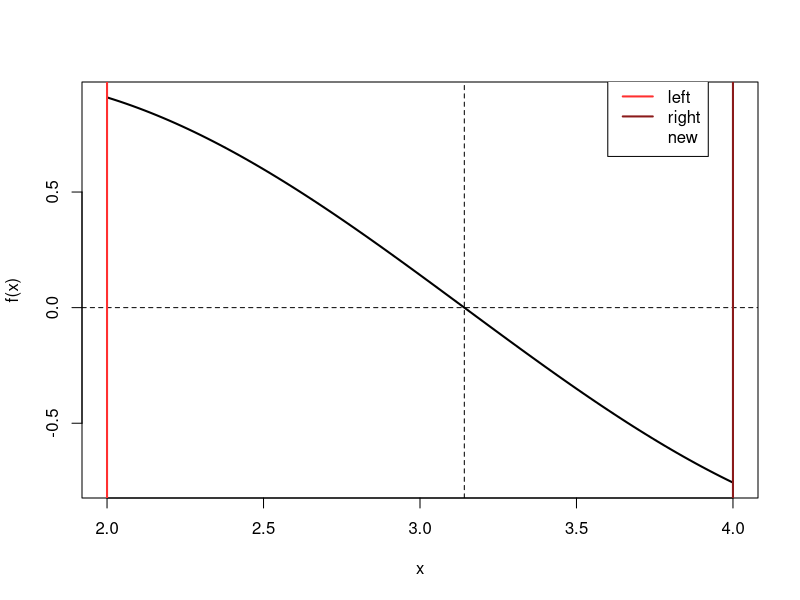
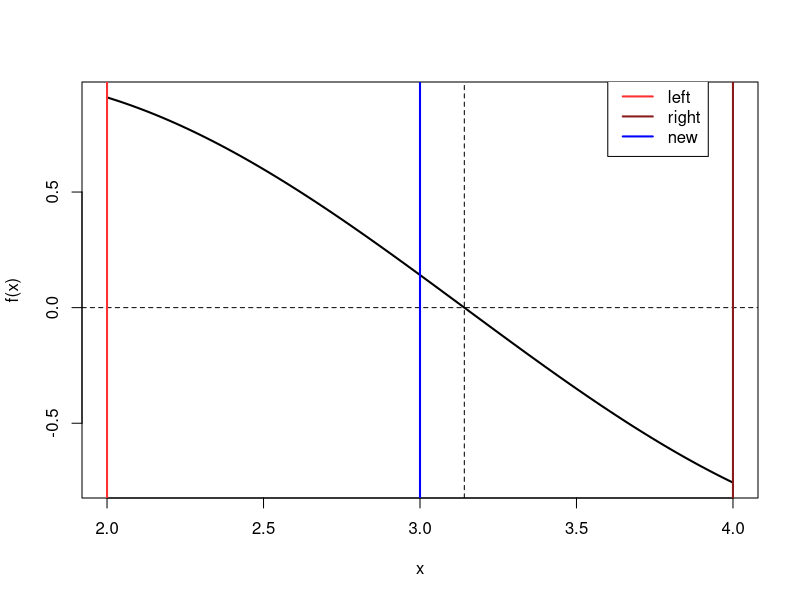
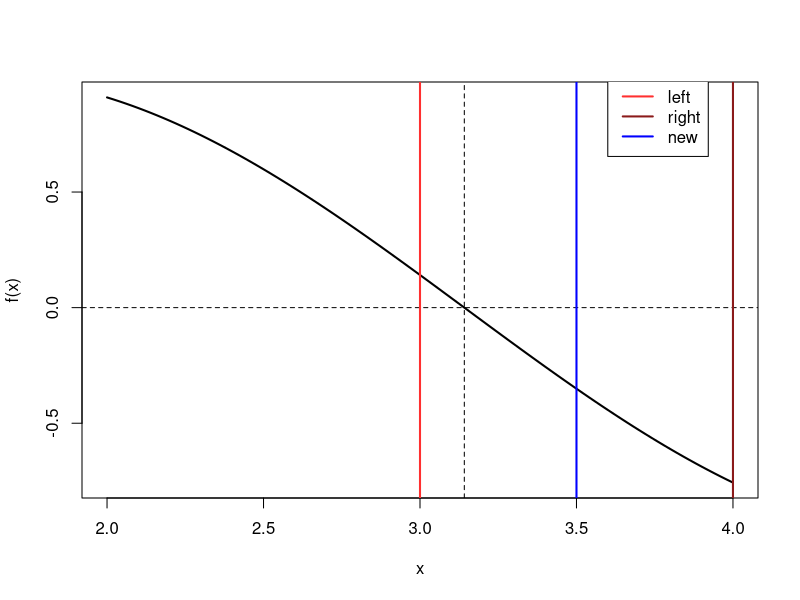
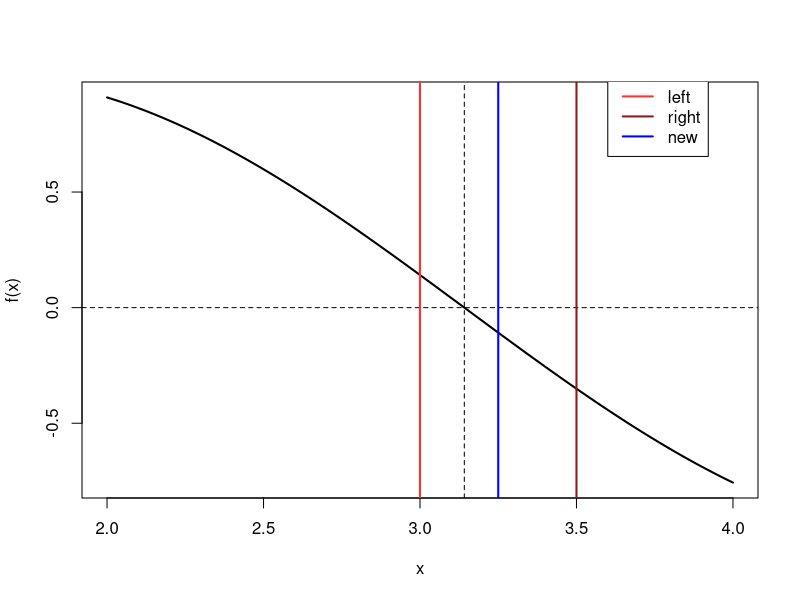
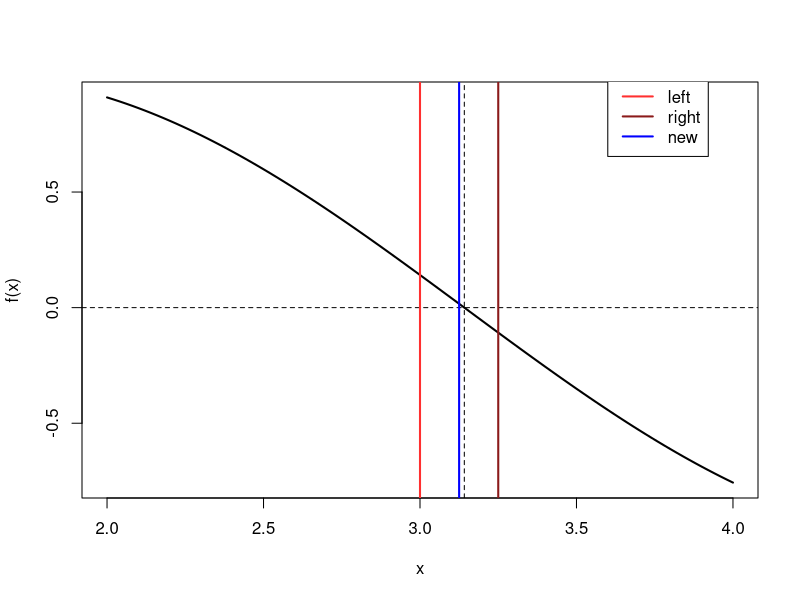
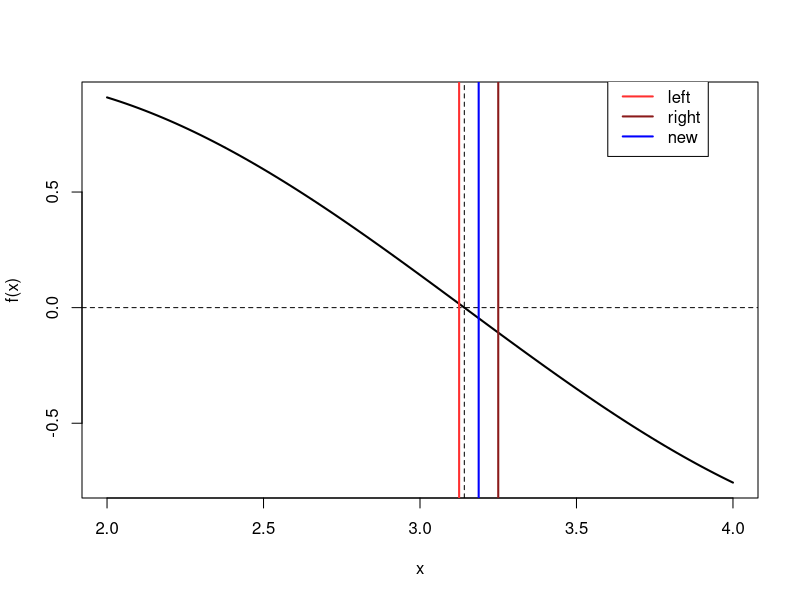
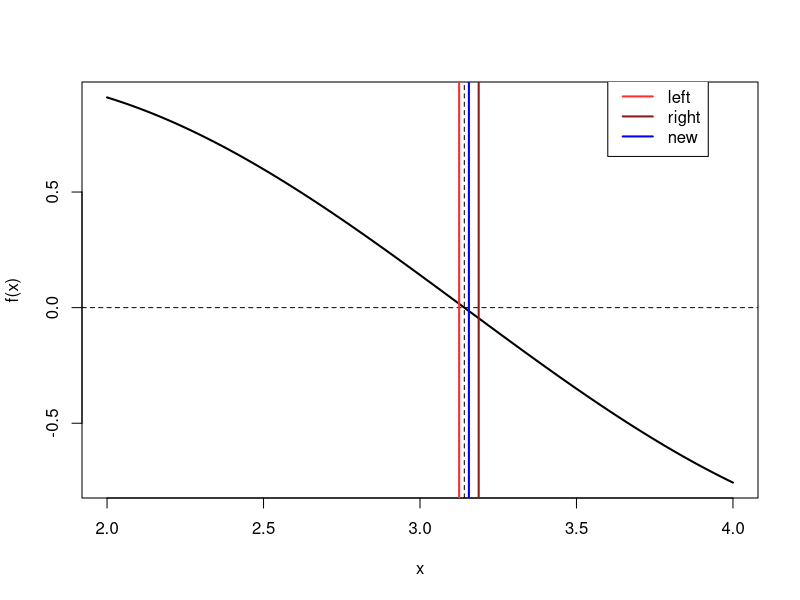

Here is the R script that generated these plots, in order:
# ------------------------------------------------------------------------------
# univariate optimization

# FIG: plot bisection method process
# ------------------------------------------------------------------------------

bisection = function(a,b, fun, q = .5, max.iter = 10, tol = 0.001) {
  lower = numeric(max.iter)
  upper = numeric(max.iter)
  new = numeric(max.iter)
  root = NA
  
  lower[1] = a
  upper[1] = b
  
  for(i in 1:max.iter) {
    new[i] = q * (lower[i]+upper[i])
    if(fun(new[i]) == 0 | (upper[i]-lower[i])/2 < tol) {
      print("Root found!")
      root = new[i]
      break
    }
    if(sign(fun(new[i])) == sign(fun(lower[i]))) {
      lower[i+1] = new[i]
      upper[i+1] = upper[i]
    } else {
      lower[i+1] = lower[i]
      upper[i+1] = new[i]
    }
  }
  return(list(root = root, lower = lower, upper = upper, new = new, a = a, b = b))
}

sin.bi = bisection(0.5, 4.5, sin, max.iter = 6)

plot.bisection = function(i, results, real.root = NA, colors = c("firebrick1", "firebrick4", "blue")) {
  curve(sin, results$a, results$b, lwd = 2, ylab = "f(x)")
  abline(h = 0, lty = 2)
  if(!is.na(real.root)) abline(v = real.root, lty = 2)
  abline(v = results$lower[i], lwd = 2, col = colors[1])
  abline(v = results$upper[i], lwd = 2, col = colors[2])
  abline(v = results$new[i], lwd = 2,  col = colors[3])
  legend(3.6, 1, c("left", "right", "new"), col = colors, lwd = 2)
}

pi = base::pi


sin.bi = bisection(2, 4, sin, max.iter = 6)

png('../figure_man/bisection0.png', width = 480, height = 320)
plot.bisection(1, sin.bi, real.root = pi, colors = c("firebrick1", "firebrick4", NA))
dev.off()

png('../figure_man/bisection1.png', width = 480, height = 320)
plot.bisection(1, sin.bi, real.root = pi)
dev.off()

png('../figure_man/bisection2.png', width = 480, height = 320)
plot.bisection(2, sin.bi, real.root = pi)
dev.off()

png('../figure_man/bisection3.png', width = 480, height = 320)
plot.bisection(3, sin.bi, real.root = pi)
dev.off()

png('../figure_man/bisection4.png', width = 480, height = 320)
plot.bisection(4, sin.bi, real.root = pi)
dev.off()

png('../figure_man/bisection5.png', width = 480, height = 320)
plot.bisection(5, sin.bi, real.root = pi)
dev.off()

png('../figure_man/bisection6.png', width = 480, height = 320)
plot.bisection(6, sin.bi, real.root = pi)
dev.off()
